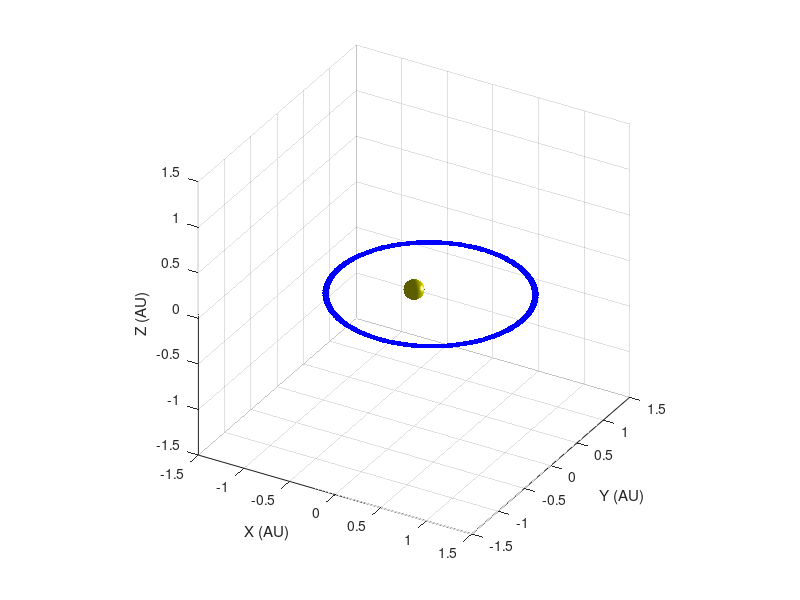

The MATLAB script that drew this image: (Note: this script raises an error after producing the figure.)
%% Earth-Sun model
clear; clc; close all;

%% Parameters
n = 200; % number of time steps
t = linspace(0, 2*pi, n); % time vector
a = 1; % semi-major axis of Earth's orbit (AU)
b = 0.9833; % semi-minor axis of Earth's orbit (AU)
e = sqrt(1 - (b/a)^2); % eccentricity of Earth's orbit
T = 1; % period of Earth's orbit (yr)
w = 2*pi/T; % angular velocity of Earth's orbit (rad/yr)

%% Earth's orbit
% Define a time vector for Earth's orbit
t_orbit = linspace(0, 2*pi, n);

% Calculate the x, y, and z coordinates of Earth's orbit
x_orbit = a*(cos(t_orbit) + e);
y_orbit = b*sin(t_orbit);
z_orbit = zeros(size(x_orbit));

% Find the indices in the time vector that correspond to April 1st 2023 and April 1st 2024
t_apr_2023_idx = round(interp1(linspace(0,2*pi,n),1:n,(2/365.25)*2*pi));
t_apr_2024_idx = round(interp1(linspace(0,2*pi,n),1:n,(3/365.25)*2*pi));

%% Visualization
figure;
set(gcf, 'color', 'w');
hold on;
grid on;
axis equal;
xlim([-1.5, 1.5]);
ylim([-1.5, 1.5]);
zlim([-1.5, 1.5]);
xlabel('X (AU)');
ylabel('Y (AU)');
zlabel('Z (AU)');
view(30, 30);
light('Position', [1 1 0]);

% Sun
r_sun = 0.1; % radius of Sun (AU)
sun_color = [1 1 0]; % yellow
[xs, ys, zs] = sphere(100);
xs = xs * r_sun;
ys = ys * r_sun;
zs = zs * r_sun;
surf(xs, ys, zs, 'FaceColor', sun_color, 'EdgeColor', 'none');

% Earth
r_earth = 0.02; % radius of Earth (AU)
earth_color = [0 0 1]; % blue
for i = 1:length(x_orbit)
    earth_pos = [x_orbit(i); y_orbit(i); z_orbit(i)]; % position of Earth
    xe = earth_pos(1) + r_earth*cos(linspace(0, 2*pi, 100)); % x-coordinates of Earth points
    ye = earth_pos(2) + r_earth*sin(linspace(0, 2*pi, 100)); % y-coordinates of Earth points
    ze = earth_pos(3)*ones(size(xe)); % z-coordinates of Earth points
    plot3(xe, ye, ze, '.', 'Color', earth_color);
    pause(0.05);
    drawnow;
end

% Position of Earth on April 1st, 2023
n_apr_2023 = round(n * (datetime('01-Apr-2023') - datetime('01-Jan-2023')) / T);
x_apr_2023 = a*(cos(t(n_apr_2023)) + e);
y_apr_2023 = b*sin(t(n_apr_2023));
z_apr_2023 = 0;
plot3(x_apr_2023, y_apr_2023, z_apr_2023, 'ro', 'MarkerSize', 50, 'LineWidth', 2);

% Position of Earth on April 1st, 2024
n_apr_2024 = round(n * (datetime('01-Apr-2024') - datetime('01-Jan-2023')) / T);
x_apr_2024 = a*(cos(t(n_apr_2024)) + e);
y_apr_2024 = b*sin(t(n_apr_2024));
z_apr_2024 = 0;
plot3(x_apr_2024, y_apr_2024, z_apr_2024, 'ro', 'MarkerSize', 50, 'LineWidth', 2);


% Red markers for April 1st 2023 and April 1st 2024
marker_size = 50;
plot3(x_orbit(t_apr_2023_idx), y_orbit(t_apr_2023_idx), z_orbit(t_apr_2023_idx), '.', 'Color', 'r', 'MarkerSize', marker_size);
earth_pos = [x(i); y(i); z(i)];

